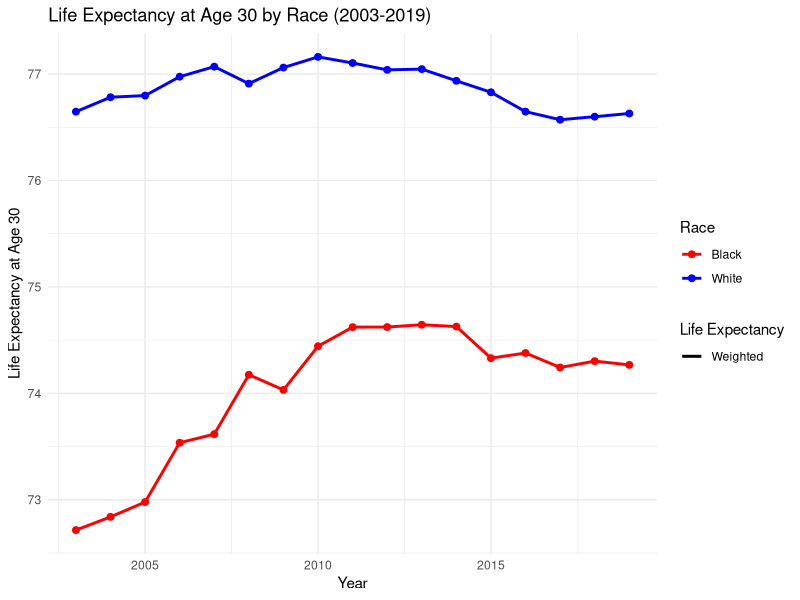
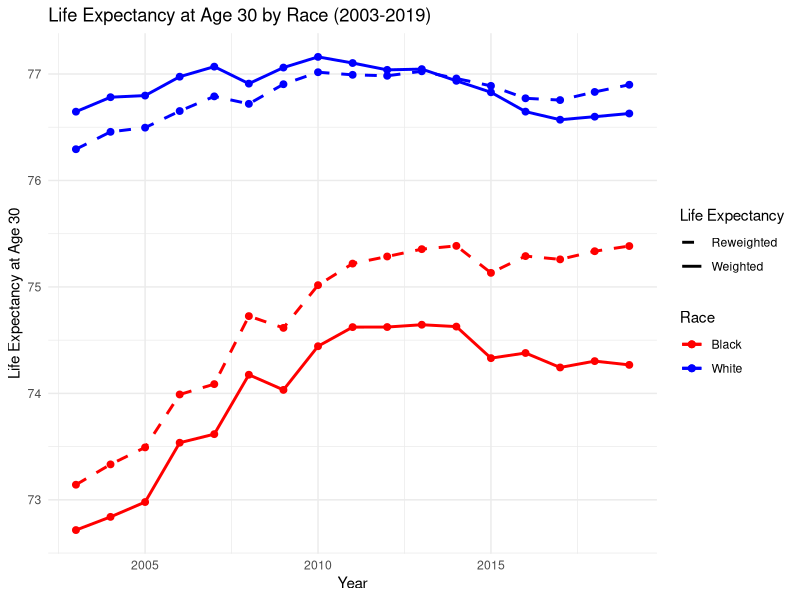

Write the R code that produced these figures, in order.
## ---- chunk 1

library(tidyverse)
library(knitr) # Integration of latex and R
library(kableExtra) # For a good-looking table

## ---- chunk 2

aggregated_data <- read_csv("data-task-year-race-education-collapse.csv")

# Check for missing values in the aggregated data
sum(is.na(aggregated_data))

# No missing values in the aggregated dataset

# Count the number of White and Black individuals
aggregated_data %>% 
  group_by(race) %>% 
  summarize(count = n())

# Equal - 4620 each

## ---- chunk 3

# The function requires the dataset and the mortality_rate as input parameters, which can 
# be either smoothed or raw

get_life_exp_at_30 <- function(data, mort){
  data %>% 
    mutate(survival_rate = 1 - mort,
           cumulative_survival = cumprod(survival_rate)) %>% 
    summarize(life_exp_at_30 = round(sum(cumulative_survival) + 30, 2))
  
}

## ---- chunk 4

# Apply the life expectancy at 30 function to the aggregated data for each 
# combination of race and education level for the year 2003
# The pick(everything()) step selects all columns from the dataset  
# as it has been filtered and grouped so far. This ensures that  
# get_life_exp_at_30() uses the manipulated dataset up to this point

life_exp_race_edu_2003 <- aggregated_data %>%
  filter(year == 2003) %>%
  group_by(race, education) %>%
  summarize(life_exp_at_30 = get_life_exp_at_30(pick(everything()), mortality)$life_exp_at_30) %>% 
  ungroup()

# Change column names to be a presentable name for the table
colnames(life_exp_race_edu_2003) <- c("Race", "Education Level", "Life Expectancy at Age 30")

# Create a polished table to display the life expectancy for the knitted pdf
kable(life_exp_race_edu_2003, format = "latex", booktabs = TRUE, 
      caption = "Life Expectancy at Age 30 by Race and Education Level (2003)") %>%
  kable_styling(latex_options = c("hold_position", "striped"),
                font_size = 10)
  
  

## ---- chunk 5

# Calculate the distribution of education levels within each race
# Steps:
# Group by race and education
# Count the number of people for each race-education combination
# Ungroup to reset the group
# Regroup by race to calculate proportions, but only by race, 
# to calculate proportions within each race
# Compute the proportion of each education level within the race
# Remove the count column
edu_distrib_by_race <- aggregated_data %>%
  group_by(race, education) %>%  
  summarize(count = sum(population)) %>% 
  ungroup() %>% 
  group_by(race) %>%  
  mutate(proportion = count / sum(count)) %>% 
  select(-count)  


## ---- chunk 6
# Create an empty data frame to store life expectancy for each 
# combination of race and education level
# for each year from 2003 to 2019.

# For each year from 2003 to 2019:
# 1. Group the data by race and education level.
# 2. Calculate the life expectancy at age 30 using the get_life_exp_at_30 function 
# 3. Bind the rows for that specific year to the main data frame

life_expectancy_2003_2019 <- data.frame()

# Loop through each year from 2003 to 2019
for (current_year in 2003:2019) {
  # Calculate life expectancy at age 30 for each group
  life_expectancy_year <- aggregated_data %>%
    filter(year == current_year) %>% 
    group_by(race, education) %>% 
    arrange(race, education, age) %>%  # Sort by age within each group
    summarize(life_exp_at_30 = get_life_exp_at_30(pick(everything()), mortality)$life_exp_at_30) %>% 
    ungroup() %>% 
    mutate(year = current_year)  # Add a column for the current year
  
  # Append the results to the final data frame
  life_expectancy_2003_2019 <- bind_rows(life_expectancy_2003_2019, life_expectancy_year)
}

## ---- chunk 7
# Merge education proportions by race into life_expectancy_2003_2019, 
# linking by race and education to include life expectancy, race, 
# education, and the proportion of each education level within that race
life_expectancy_2003_2019 <- left_join(life_expectancy_2003_2019, edu_distrib_by_race, 
                                       by = c("race", "education"))

# Calculate weighted averages of life expectancy for each race and year
# By grouping race and year and summarizing the weighted averages of the life expectancy across 
# education levels for each race.
weighted_avg_life_exp <- life_expectancy_2003_2019 %>%
  group_by(race, year) %>%  
  summarize(weighted_life_expectancy = sum(life_exp_at_30 * proportion)) %>% 
  ungroup()
## ---- chunk 8

# Base plot with race-specific life expectancy lines
original_plot <- ggplot(weighted_avg_life_exp, aes(x = year)) +
  geom_line(aes(y = weighted_life_expectancy, color = race, linetype = "Weighted"), linewidth = 1) +
  geom_point(aes(y = weighted_life_expectancy, color = race), size = 2) +
  labs(x = "Year",
       y = "Life Expectancy at Age 30",
       title = "Life Expectancy at Age 30 by Race (2003-2019)",
       color = "Race",
       linetype = "Life Expectancy") +
  scale_linetype_manual(values = c("Weighted" = "solid", "Reweighted" = "dashed")) +
  scale_color_manual(values = c("White" = "blue",
                                "Black" = "red")) +
  theme_minimal()

original_plot

## ---- chunk 9

# Calculate the distribution of education levels in the entire population
# Steps:
# Group by year and education
# Count the number of people for each race-year combination
# Ungroup to reset the group
# Regroup by year to calculate education proportions within each year 
# Compute the proportion of each education level for each year
# Remove the count column
edu_distrib_by_yr <- aggregated_data %>%
  group_by(year, education) %>%  
  summarize(count = sum(population)) %>%
  ungroup() %>%
  group_by(year) %>%  
  mutate(proportion_reweighted = count / sum(count)) %>% 
  select(-count)  
## ---- chunk 10

# Join the rewighted education proportion to the life expectancy dataset 
# We use "year" and "education" as keys to merge the reweighted proportion of each education level 
# within each year into the life expectancy dataset.
life_expectancy_2003_2019  <- left_join(life_expectancy_2003_2019, edu_distrib_by_yr, 
                                        by = c("year", "education"))

# Calculate reweighted life expectancy for each race and year
# By grouping race and year and summarizing the reweighted averages of the life expectancy across 
# education levels for each race.
reweighted_life_expectancy <- life_expectancy_2003_2019 %>%
  group_by(race, year) %>%  
  summarize(reweighted_life_exp = sum(life_exp_at_30 * proportion_reweighted)) %>%  
  ungroup()


## ---- chunk 11

# Add reweighted lines to the original weighted life expectancy plot
final_plot <- original_plot +
  geom_line(data = reweighted_life_expectancy, 
            aes(y = reweighted_life_exp, color = race,  linetype = "Reweighted"), 
            linewidth = 1) +
  geom_point(data = reweighted_life_expectancy, aes(y = reweighted_life_exp, color =  race), 
             size = 2)

final_plot
